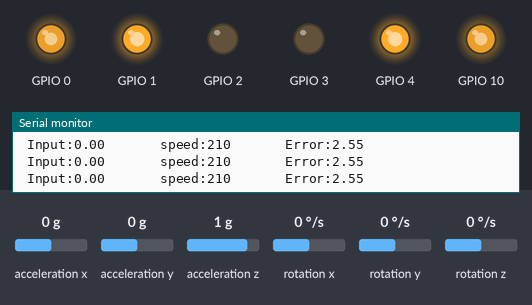
Bench run of a sketch on a simulated ESP32-S3. Parts: output pins drawn as LEDs (lit = HIGH), the last lines printed to the serial monitor. The inputs (shaded band) are chosen by the test bench; at power-on: acceleration x 0 g, rotation y 0 °/s, acceleration y 0 g, acceleration z 1 g, rotation x 0 °/s, rotation z 0 °/s.

Above: at 1.2 s.
1.3 s: acceleration x set to 1.4 g
At 2.2 s:
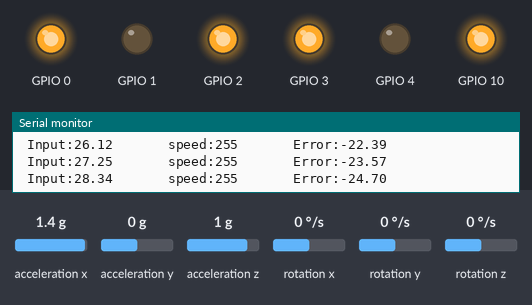
3.1 s: acceleration x set to 0 g
At 5.97 s:
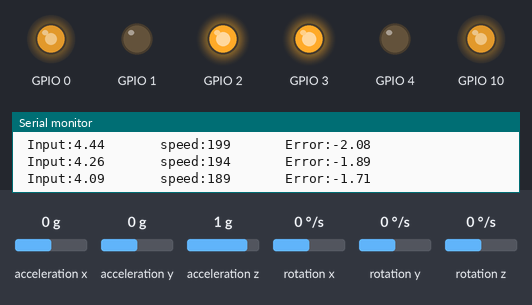
6.1 s: rotation y set to 7 °/s
At 6.64 s:
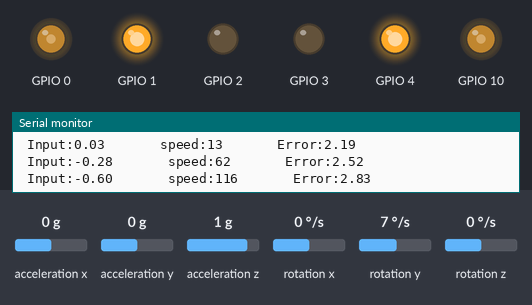
8.3 s: rotation y set to -4 °/s
At 11.26 s:
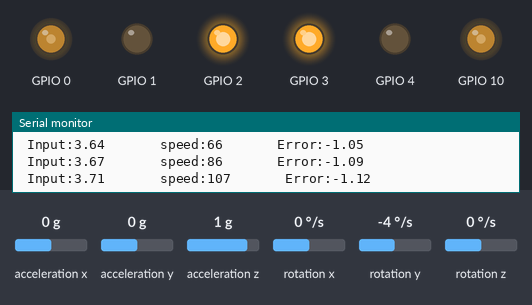
11.3 s: acceleration x set to -1.4 g
At 11.5 s:
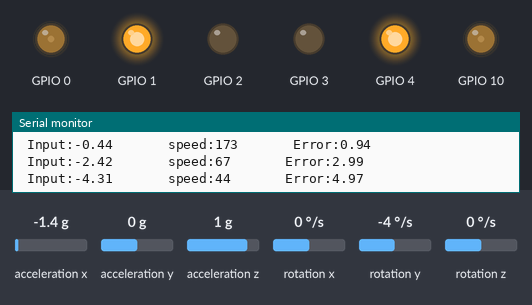
13.0 s: acceleration x set to 0.1 g
At 15.55 s:
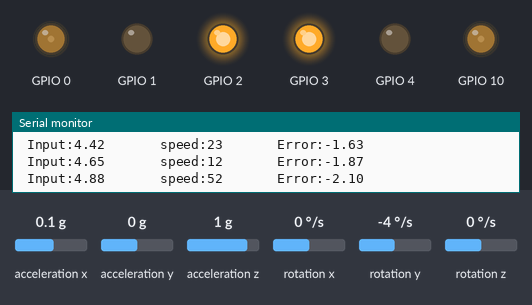
Timing chart, 0 to 17.0 s (numbered marks = the images above; inputs shaded):
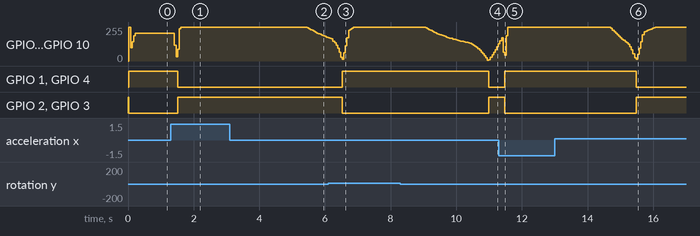

Measured:
- after the input at 1.3 s, GPIO 0, GPIO 10: 210/255 → 255/255 after 0.12 s; GPIO 1, GPIO 4: HIGH → LOW after 0.21 s; GPIO 2, GPIO 3: LOW → HIGH after 0.21 s
- after the input at 3.1 s, GPIO 0, GPIO 10: moves from 255/255 to 175/255 over 0.64 s, starting after 2.4 s
- after the input at 6.1 s, GPIO 1, GPIO 4: LOW → HIGH after 0.43 s instead of 1.1 s; GPIO 2, GPIO 3: HIGH → LOW after 0.43 s instead of 1.1 s
- after the input at 8.3 s, GPIO 1, GPIO 4: HIGH → LOW after 2.7 s; GPIO 2, GPIO 3: LOW → HIGH after 2.7 s
- after the input at 11.3 s, GPIO 1, GPIO 4: LOW → HIGH after 0.18 s; GPIO 2, GPIO 3: HIGH → LOW after 0.18 s
- after the input at 13.0 s, GPIO 1, GPIO 4: HIGH → LOW after 2.5 s; GPIO 2, GPIO 3: LOW → HIGH after 2.5 s

The sketch:

SBR.ino
```cpp
#include <Wire.h>
#include "MPU6050.h"

// Motor control pins
// #define dir_l_1 ❓
// #define dir_l_2 ❓
// #define pwm_l ❓

// #define dir_r_1 ❓
// #define dir_r_2 ❓
// #define pwm_r ❓

// MPU6050
MPU6050 mpu;
int16_t ax, ay, az;
int16_t gx, gy, gz;

// Timing
unsigned long prev_time;
float delta_time;

// Orientation
float pitch_acc, roll_acc;
float pitch_gyro = 0, roll_gyro = 0;
float pitch = 0, roll = 0;
int basespeed = 0;
// PID variables
float Setpoint = 2.55;  // Balanced position
float Input = 0;
float Output = 0;
float Kp = 27.60, Ki = 380, Kd = 0.67;
float Propotional, Integral, Derivative, SUM =0;
float integral = 0,error = 0 , last_error = 0;

void setup() {
  Wire.begin(8, 9);
  Serial.begin(9600);

  mpu.initialize();
  // if (!mpu.testConnection()) {
  //   Serial.println("MPU6050 connection failed");
  //   while (1);
  // }

  // Optional calibration offsets
  mpu.setXAccelOffset(-5820);
  mpu.setYAccelOffset(-6204);
  mpu.setZAccelOffset(8072);
  mpu.setXGyroOffset(-7);
  mpu.setYGyroOffset(-253);
  mpu.setZGyroOffset(-18);

  pinMode(0, OUTPUT);
  pinMode(1, OUTPUT);
  pinMode(2, OUTPUT);
  pinMode(3, OUTPUT);
  pinMode(4, OUTPUT);
  pinMode(10, OUTPUT);

  prev_time = millis();
}

void loop() {
  updateIMU();
  computePID();
  adjustBalance();
  error = Setpoint - Input;
}

void updateIMU() {
  mpu.getMotion6(&ax, &ay, &az, &gx, &gy, &gz);

  float axf = (float)ax;
  float ayf = (float)ay;
  float azf = (float)az;

  pitch_acc = atan2(axf, sqrt(ayf * ayf + azf * azf)) * 180 / PI;  //pitch angle calculated from accel
  roll_acc = atan2(ayf, sqrt(axf * axf + azf * azf)) * 180 / PI;   //roll angle calculated from accel

  delta_time = (millis() - prev_time) / 1000.0; //delta time
  prev_time = millis();

  float gx_f = gx / 131.0; //gyro scaling
  float gy_f = gy / 131.0; //gyro scaling

  roll_gyro = gx_f * delta_time;  //roll angle from gyro
  pitch_gyro = gy_f * delta_time; //pitch angle from gyro

  pitch = 0.96 * (pitch - pitch_gyro) + 0.04 * pitch_acc;   //complementary filter for pitch
  roll = 0.96 * (roll + roll_gyro) + 0.04 * roll_acc;  //complementary filter for roll

  Input = pitch;
  Serial.print(" Input:");
  Serial.print(Input);
  Serial.print("       speed:");
  Serial.print(basespeed);
  Serial.print("       Error:");
  Serial.println(error);
}

void computePID() {
    Propotional = error * Kp;

    Integral += error*delta_time*Ki;

    Integral = constrain(Integral, -140, 140);

    Derivative = ((error- last_error)/delta_time )* Kd;

    SUM = Propotional + Integral + Derivative;

  	Output = SUM;

    last_error = error;
}

void adjustBalance() {
  int speedCorrection = (int)Output;
  basespeed = constrain(abs(speedCorrection),0,255);
  int speedL = basespeed;
  int speedR = basespeed;

  // Setpoint control can be updated for motion (e.g., move forward: Setpoint = -5)

  // Apply motor direction and PWM
    if (Output > 0.0) {
    digitalWrite(1, HIGH);
    digitalWrite(2, LOW);
    digitalWrite(3, LOW);
    digitalWrite(4, HIGH);
    analogWrite(0, speedR);
    analogWrite(10, speedL);
  }else {
    digitalWrite(1, LOW);
    digitalWrite(2, HIGH);
    digitalWrite(3, HIGH);
    digitalWrite(4, LOW);
    analogWrite(0, speedR);
    analogWrite(10, speedL);
}
}
```
